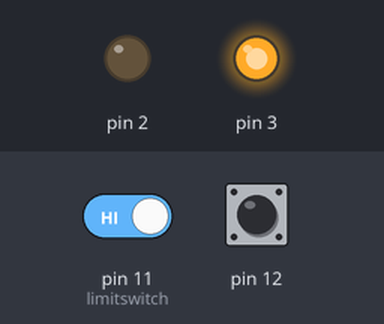
Bench run of a sketch on a simulated Arduino Uno, built with avr-gcc and run on an emulated ATmega328P. Shown: output pins drawn as LEDs (lit = HIGH). Inputs (shaded band) come from the test bench; at power-on: pin 12 HIGH, pin 11 (limitswitch) HIGH. Random numbers use the default seed unless the sketch sets one; what the sketch prints to the serial monitor is not drawn.

Above: at 1.2 s.
1.3 s: pin 12 pulled LOW for 0.15 s
At 1.38 s:
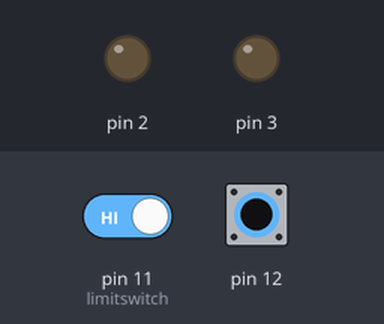
6.0 s: pin 12 pulled LOW for 3.2 s
At 10.3 s:
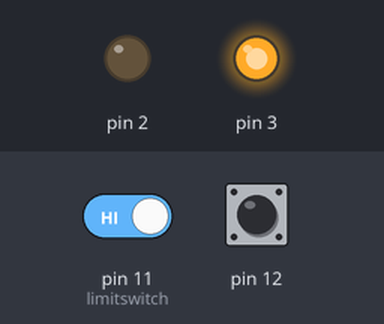
16.2 s: pin 11 (limitswitch) driven LOW and pin 12 driven LOW
At 16.9 s:
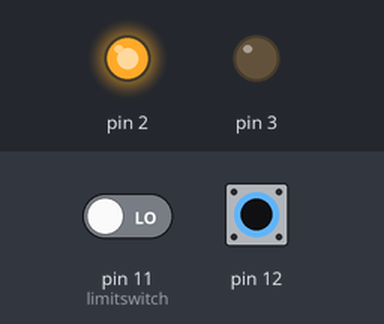
17.7 s: pin 11 (limitswitch) driven HIGH
At 18.2 s:
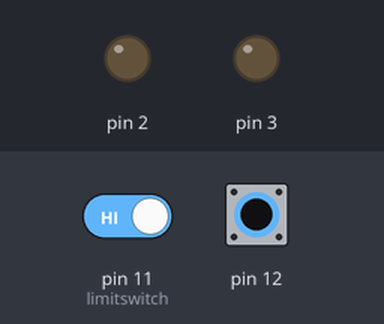
Timing chart, 0 to 20.7 s (numbered marks = the images above; inputs shaded):
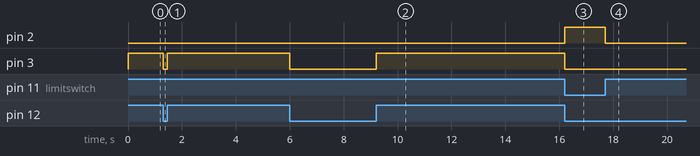

Measured:
- after the input at 1.3 s, pin 3: HIGH → LOW at once, → HIGH 0.15 s later
- after the input at 6.0 s, pin 3: HIGH → LOW at once, → HIGH 3.2 s later
- after the input at 16.2 s, pin 2: LOW → HIGH at once; pin 3: HIGH → LOW at once
- after the input at 17.7 s, pin 2: HIGH → LOW at once

The sketch:

Lab_2B_Basic.ino
```cpp
 void setup() {
  //start serial connection
  Serial.begin(9600);
  pinMode(12, INPUT_PULLUP);
  pinMode(11, INPUT_PULLUP); //limitswitch
  pinMode(2, OUTPUT);
  pinMode(3, OUTPUT);

}
void loop() {
  int speed=random(0,1000);
  if (digitalRead(12) == LOW && digitalRead(11) == LOW) { //switch off and not at limit
    digitalWrite(2,HIGH); //backwards
    digitalWrite(3,LOW);
    Serial.println("BACKWARDS");
  } else if (digitalRead(12) == LOW && digitalRead(11) == HIGH){ //switch off and at limit
    digitalWrite(2,LOW); //nothing
    digitalWrite(3,LOW);
    Serial.println("STOP");
  } else if (digitalRead(12) == HIGH && digitalRead(11) == HIGH){ //switch on and at limit
    digitalWrite(2,LOW); //forwards
    digitalWrite(3,HIGH);
    Serial.println("FORWARDS");
  } else if (digitalRead(12) == HIGH && digitalRead(11) == LOW){ //switch on and not at limit
    digitalWrite(2,LOW); //fast forwards
    digitalWrite(3,HIGH);
    Serial.println("FORWARDS 2");
  }

}
```
